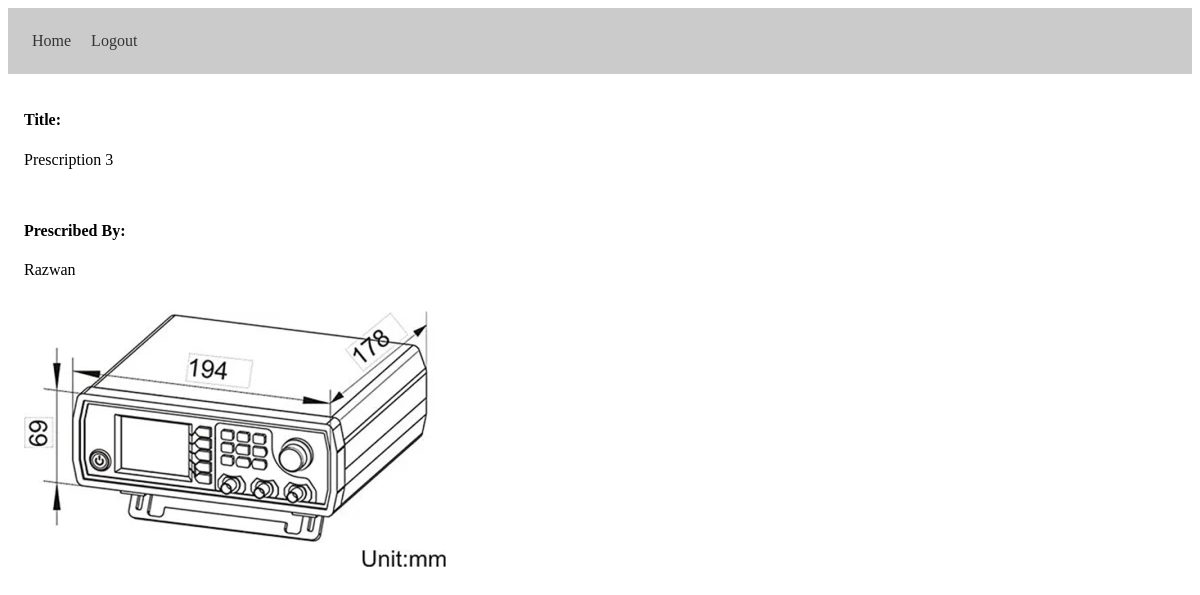
/prescription/12 (signed in), run on the app's committed database.
### core/models.py (models this page shows)
class Prescription(models.Model):
  user = models.ForeignKey(User, on_delete=models.CASCADE)
  title = models.CharField(max_length=200)
  prescribed_by = models.CharField(max_length=200)
  image = models.ImageField( upload_to="image/prescription")
  uploaded_at = models.DateTimeField(auto_now_add=True)

### core/views.py (the view)
# urls.py: path('prescription/<int:pk>',PrescriptionView.as_view(),name="prescription")
class PrescriptionView(LoginRequiredMixin,DetailView):
  login_url = "/account/login"
  redirect_field_name = "next"
  template_name = "prescription.html"
  model = Prescription
  context_object_name = "prescription"

### templates/prescription.html (shortened to what this page needs)
<!DOCTYPE html>
<html lang="en">
<head>
</head>
<body>
    <nav>
        <span Style="margin-right:1rem"><a href="/">Home</a></span>
        <span Style="margin-right:1rem"><a href=" {% url 'logout' %}">Logout</a></span>
    </nav>
    <div class="p-3">
        <div class="p2">
            <h4>Title: </h4> <span>{{prescription.title}}</span>
        </div>
    </div>
    <div class="p-3">
        <div class="p2">
            <h4>Prescribed By: </h4> <span>{{prescription.prescribed_by}}</span>
        </div>
    </div>
    <div class="p-3">
        <div class="p2">
            <img src="{{prescription.image.url}}" alt="" style="max-width: 95%;height: auto;">
        </div>
    </div>
</body>
</html>

### templates/prescription.html (style rules this page uses)
.p-3 { padding: 1rem; }
nav { padding: 1.5rem; background: rgb(203, 203, 203); }
nav a { color: rgb(52, 52, 52); text-decoration: none; }

### data on the page
Prescription: title "Prescription 3", prescribed_by "Razwan", image (picture)
